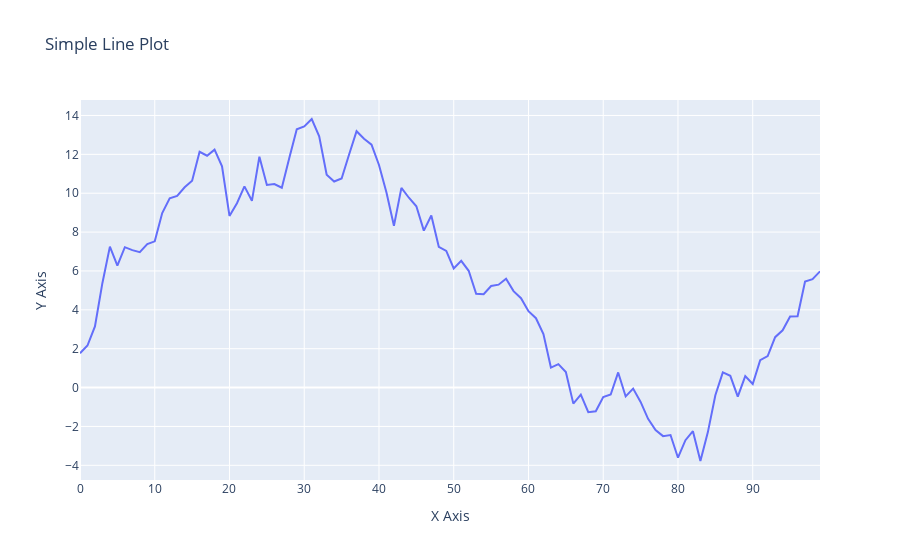

The notebook cell this image was saved under:
### Code cell
import numpy as np
import plotly.graph_objects as go

# Generate random data
np.random.seed(0)  # for reproducibility
x = np.arange(0, 100)
y = np.random.randn(100).cumsum()

# Create the line plot
fig = go.Figure()

fig.add_trace(go.Scatter(x=x, y=y, mode='lines', name='Random Data'))

# Add titles and labels
fig.update_layout(
    title='Simple Line Plot',
    xaxis_title='X Axis',
    yaxis_title='Y Axis'
)

# Show the plot
fig.show()

### Figure 1 — Plotly figure (JSON) as saved in the notebook; plotly's stock layout.template omitted (floating-point values rounded to 4 significant figures)
{"data": [{"mode": "lines", "name": "Random Data", "type": "scatter", "x": [0, 1, 2, 3, 4, 5, 6, 7, 8, 9, 10, 11, 12, 13, 14, 15, 16, 17, 18, 19, 20, 21, 22, 23, 24, 25, 26, 27, 28, 29, 30, 31, 32, 33, 34, 35, 36, 37, 38, 39, 40, 41, 42, 43, 44, 45, 46, 47, 48, 49, 50, 51, 52, 53, 54, 55, 56, 57, 58, 59, 60, 61, 62, 63, 64, 65, 66, 67, 68, 69, 70, 71, 72, 73, 74, 75, 76, 77, 78, 79, 80, 81, 82, 83, 84, 85, 86, 87, 88, 89, 90, 91, 92, 93, 94, 95, 96, 97, 98, 99], "y": [1.764, 2.164, 3.143, 5.384, 7.251, 6.274, 7.224, 7.073, 6.97, 7.38, 7.524, 8.979, 9.74, 9.861, 10.31, 10.64, 12.13, 11.93, 12.24, 11.39, 8.834, 9.487, 10.35, 9.61, 11.88, 10.42, 10.47, 10.28, 11.82, 13.29, 13.44, 13.82, 12.93, 10.95, 10.6, 10.76, 11.99, 13.19, 12.8, 12.5, 11.45, 10.03, 8.327, 10.28, 9.768, 9.33, 8.077, 8.855, 7.241, 7.028, 6.132, 6.519, 6.009, 4.828, 4.8, 5.228, 5.295, 5.597, 4.963, 4.6, 3.928, 3.568, 2.755, 1.029, 1.206, 0.8042, -0.826, -0.3632, -1.27, -1.219, -0.4894, -0.3605, 0.7789, -0.4559, -0.05354, -0.7383, -1.609, -2.188, -2.5, -2.443, -3.609, -2.708, -2.242, -3.778, -2.29, -0.3941, 0.7846, 0.6047, -0.466, 0.5884, 0.1852, 1.408, 1.616, 2.593, 2.949, 3.656, 3.666, 5.452, 5.579, 5.981]}], "layout": {"autosize": true, "title": {"text": "Simple Line Plot"}, "xaxis": {"autorange": true, "range": [0, 99], "title": {"text": "X Axis"}, "type": "linear"}, "yaxis": {"autorange": true, "range": [-4.756, 14.8], "title": {"text": "Y Axis"}, "type": "linear"}}}
